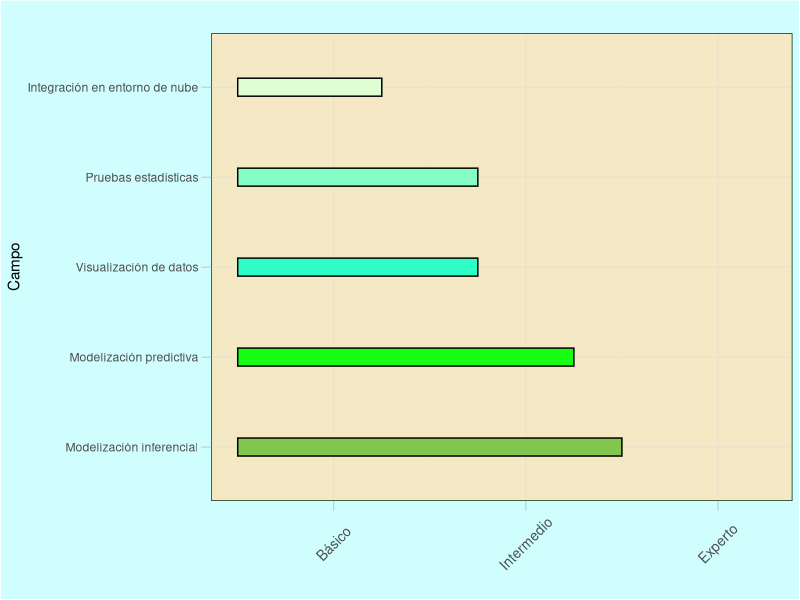

Reproduce this figure in R.
# Cargo la librería
library(ggplot2)
# Genero los valores para las cantidades, las habilidades y el relleno del gráfico, respectivamente
Nivel = c(8,7,5,5,3)
Campo = c("Modelización inferencial",
                "Modelización predictiva", 
                "Visualización de datos",
                "Pruebas estadísticas", 
                "Integración en entorno de nube")

fill = c("#82c64d",
         "#17fe14",
         "#2dfec6",
         "#85fec6",
         "#e0fed3")
perfil = as.data.frame(Nivel, Campo)
etiquetas = c("Básico", 
              "Intermedio", 
              "Experto")
# Y ya generamos el gráfico
grafico <-ggplot(perfil,aes(x = Nivel, y= Campo))+
  scale_y_discrete(limits = Campo)+
  geom_col(width = 0.2, fill = fill, col = "black")+
  theme_light()+
  theme(panel.background = element_rect(fill = "#f4e9c4",
                                        color = "Light green",
                                        size = 0.5,
                                        linetype = "solid"),
        plot.background = element_rect(fill = "#d0fefe"),
        plot.title = element_text(hjust = 3),
        panel.border = element_rect(colour = "black", 
                                 size = 0.4, 
                                 linetype = "solid"),
        axis.text.x = element_text(angle = 45, size = 10, vjust = 0.5),
        axis.ticks.length=unit(.25, "cm"))+
  labs(title ="Habilidades con R", x ="")+
  scale_x_continuous(breaks = c(2,6,10), labels = etiquetas)+
  expand_limits(x=11)
grafico

